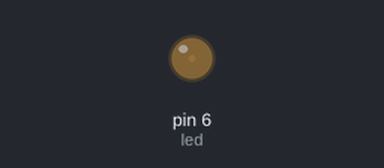
Bench run of a sketch on a simulated Arduino Uno, built with avr-gcc and run on an emulated ATmega328P. Parts: output pins drawn as LEDs (lit = HIGH).

Above: at 0.05 s.
At 0.6 s:
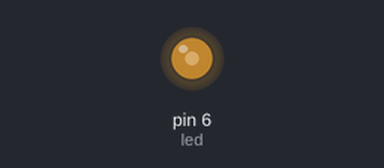
At 1.15 s:
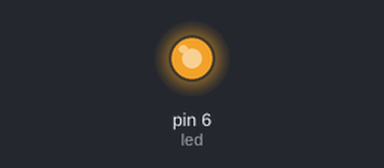
At 2.3 s:
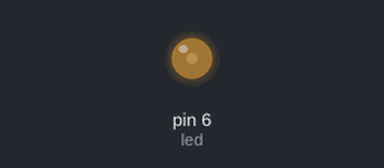
Timing chart, 0 to 5.9 s (numbered marks = the images above):
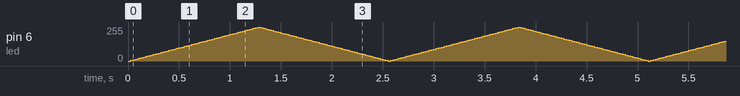

The sketch:

Fade.ino
```cpp
int led = 6; // Pino do LED
int brightness = 0; // Intensidade do brilho do LED
int fadeAmount = 5; // Em quantos pontos aplicar o fade no LED
void setup() {
// define o pino 6 como saida:
pinMode(led, OUTPUT);
}
// o loop roda em sequencia continuamente:
void loop() {
// define o brilho do pino 6:
analogWrite(led, brightness);
// muda o brilho para o proximo loop:
brightness = brightness + fadeAmount;
// inverte a direcao do fade
if (brightness == 0 || brightness == 255) {
 fadeAmount = -fadeAmount ;
}
// aguarda 25 milissegundos para ver o efeito dimer:
delay(25);
}
```
